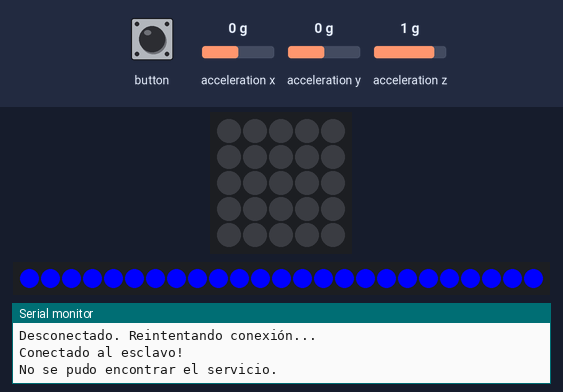
A sketch run on a simulated ESP32. Parts: 5×5 RGB LED matrix (first LED top left, wired row by row), 25 RGB LEDs in strip order, left to right, the last lines printed to the serial monitor. The inputs (shaded band) are chosen by the test bench; at power-on: acceleration y 0 g, acceleration x 0 g, acceleration z 1 g. Dim RGB values are drawn brighter than linear; nothing arrives over Bluetooth unless stated.

Above: at 6.2 s.
6.3 s: button pressed for 0.15 s
At 7.5 s:
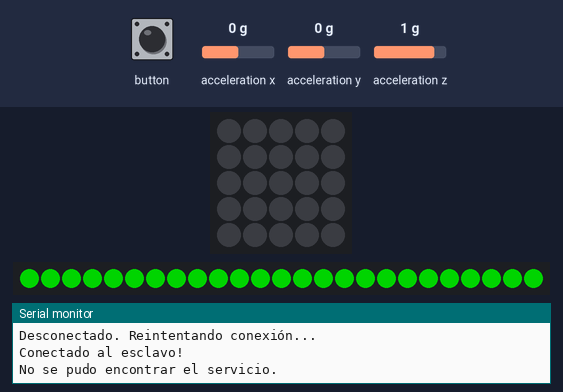
7.9 s: acceleration y set to -1.4 g
At 8.2 s:
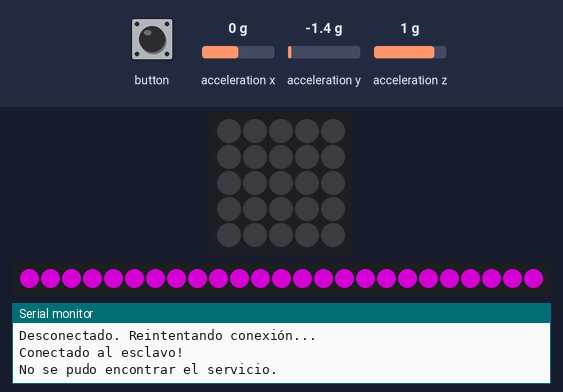
Timing chart, 0 to 10.9 s (numbered marks = the images above; inputs shaded):
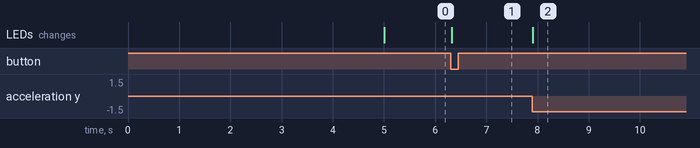

Measured:
- after the input at 6.3 s, the LEDs: change at once (image 1)
- after the input at 7.9 s, the LEDs: change at once (image 2)

The sketch:

Atom_Master.ino
```cpp
#include <M5Atom.h>
#include <FastLED.h>
#include <BLEDevice.h>
#include <BLEUtils.h>
#include <BLEClient.h>

#define NUM_LEDS 25
#define DATA_PIN 27

CRGB leds[NUM_LEDS];

// Variables del IMU y ángulos
float baseAngleY = 0;
float lowerLimit1, upperLimit1;
float lowerLimit2, upperLimit2;
float lowerLimit4, upperLimit4;
float deadZoneLower, deadZoneUpper;
int currentRangeState = -1;
bool inDeadZone = false;

// Variables para Bluetooth
static BLEUUID serviceUUID("4fafc201-1fb5-459e-8fcc-c5c9c331914b");
static BLEUUID charUUID("beb5483e-36e1-4688-b7f5-ea07361b26a8");
bool conectado = false;
BLEAddress *pServerAddress;
BLEClient *pClient = nullptr;
BLERemoteCharacteristic *pRemoteCharacteristic = nullptr;

void setup() {
    M5.begin(true, false, true);
    FastLED.addLeds<WS2812, DATA_PIN, GRB>(leds, NUM_LEDS);
    FastLED.clear();
    FastLED.setBrightness(255);

    Serial.begin(115200);

    // Inicialización del IMU
    if (M5.IMU.Init() != 0) {
        Serial.println("Error al inicializar el IMU");
    } else {
        Serial.println("IMU inicializado correctamente");
    }

    // Configuración de Bluetooth
    Serial.println("Iniciando BLE...");
    BLEDevice::init("");
    BLEScan* pBLEScan = BLEDevice::getScan();
    pBLEScan->setActiveScan(true);
    BLEScanResults* foundDevices = pBLEScan->start(5);

    for (int i = 0; i < foundDevices->getCount(); i++) {
        BLEAdvertisedDevice device = foundDevices->getDevice(i);
        if (device.haveServiceUUID() && device.isAdvertisingService(serviceUUID)) {
            Serial.println("Dispositivo esclavo encontrado!");
            pServerAddress = new BLEAddress(device.getAddress());
            conectado = conectarDispositivo();
            break;
        }
    }
    pBLEScan->clearResults();
}

bool conectarDispositivo() {
    pClient = BLEDevice::createClient();
    pClient->connect(*pServerAddress);
    Serial.println("Conectado al esclavo!");

    BLERemoteService *pRemoteService = pClient->getService(serviceUUID);
    if (pRemoteService == nullptr) {
        Serial.println("No se pudo encontrar el servicio.");
        return false;
    }
    pRemoteCharacteristic = pRemoteService->getCharacteristic(charUUID);
    if (pRemoteCharacteristic == nullptr) {
        Serial.println("No se pudo encontrar la característica.");
        return false;
    }
    return true;
}

void setAllLeds(CRGB color) {
    for (int i = 0; i < NUM_LEDS; i++) {
        leds[i] = color;
    }
    FastLED.show();
}

void enviarMensaje(String mensaje) {
    if (conectado) {
        Serial.println("Enviando mensaje al esclavo: " + mensaje);
        pRemoteCharacteristic->writeValue(mensaje.c_str());
    } else {
        Serial.println("Desconectado. Reintentando conexión...");
        conectado = conectarDispositivo();
    }
}

void loop() {
    M5.update();

    if (M5.Btn.wasPressed()) {
        float accelX, accelY, accelZ;
        M5.IMU.getAccelData(&accelX, &accelY, &accelZ);
        baseAngleY = atan2(accelY, accelZ) * 180.0 / PI;

        lowerLimit1 = baseAngleY - 5.0;
        upperLimit1 = baseAngleY + 5.0;
        lowerLimit2 = lowerLimit1 - 30.0;
        upperLimit2 = lowerLimit1;
        lowerLimit4 = upperLimit1;
        upperLimit4 = upperLimit1 + 15.0;
        deadZoneLower = baseAngleY - 30.0;
        deadZoneUpper = baseAngleY + 15.0;

        Serial.println("Rangos actualizados:");
        Serial.printf("Rango 1: [%.2f, %.2f]\n", lowerLimit1, upperLimit1);
        Serial.printf("Rango 2: [%.2f, %.2f]\n", lowerLimit2, upperLimit2);
        Serial.printf("Rango 4: [%.2f, %.2f]\n", lowerLimit4, upperLimit4);
        Serial.printf("Zona Muerta: [%.2f, %.2f]\n", deadZoneLower, deadZoneUpper);
    }

    float accelX, accelY, accelZ;
    M5.IMU.getAccelData(&accelX, &accelY, &accelZ);
    float currentAngleY = atan2(accelY, accelZ) * 180.0 / PI;

    int newRangeState = -1;
    if (!inDeadZone && currentAngleY < deadZoneLower) {
        inDeadZone = true;
        enviarMensaje("Zm");
        setAllLeds(CRGB::Purple);
    } else if (inDeadZone && currentAngleY > deadZoneUpper) {
        inDeadZone = false;
    }

    if (!inDeadZone) {
        if (currentAngleY >= lowerLimit1 && currentAngleY < upperLimit1) {
            newRangeState = 1;
        } else if (currentAngleY >= lowerLimit2 && currentAngleY < upperLimit2) {
            newRangeState = 2;
        } else if (currentAngleY >= lowerLimit4 && currentAngleY <= upperLimit4) {
            newRangeState = 4;
        }
    }

    if (newRangeState != currentRangeState) {
        currentRangeState = newRangeState;
        if (currentRangeState == 1) {
            enviarMensaje("P0");
            setAllLeds(CRGB::Green);
        } else if (currentRangeState == 2) {
            enviarMensaje("P1");
            setAllLeds(CRGB::Yellow);
        } else if (currentRangeState == 4) {
            enviarMensaje("P2");
            setAllLeds(CRGB::Blue);
        }
    }

    delay(10);
}
```
